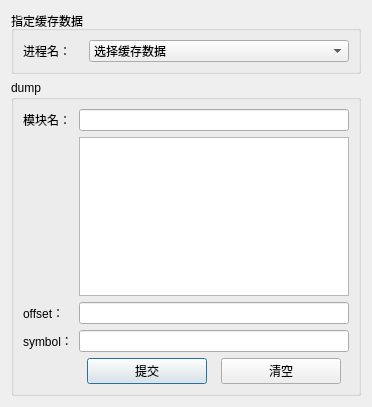
<?xml version="1.0" encoding="UTF-8"?>
<ui version="4.0">
 <class>Dialog</class>
 <widget class="QDialog" name="Dialog">
  <property name="geometry">
   <rect>
    <x>0</x>
    <y>0</y>
    <width>372</width>
    <height>407</height>
   </rect>
  </property>
  <property name="windowTitle">
   <string>stalker</string>
  </property>
  <layout class="QGridLayout" name="gridLayout_3">
   <item row="0" column="0">
    <widget class="QGroupBox" name="groupBox">
     <property name="title">
      <string>指定缓存数据</string>
     </property>
     <layout class="QGridLayout" name="gridLayout">
      <item row="0" column="0">
       <widget class="QLabel" name="label_5">
        <property name="maximumSize">
         <size>
          <width>60</width>
          <height>16777215</height>
         </size>
        </property>
        <property name="text">
         <string>进程名：</string>
        </property>
       </widget>
      </item>
      <item row="0" column="1">
       <widget class="QComboBox" name="cmbPackage">
        <item>
         <property name="text">
          <string>选择缓存数据</string>
         </property>
        </item>
       </widget>
      </item>
     </layout>
    </widget>
   </item>
   <item row="1" column="0">
    <widget class="QGroupBox" name="groupBox_2">
     <property name="title">
      <string>dump</string>
     </property>
     <layout class="QGridLayout" name="gridLayout_2">
      <item row="0" column="0">
       <widget class="QLabel" name="label_3">
        <property name="text">
         <string>模块名：</string>
        </property>
       </widget>
      </item>
      <item row="2" column="0">
       <widget class="QLabel" name="label_2">
        <property name="text">
         <string>offset：</string>
        </property>
       </widget>
      </item>
      <item row="2" column="1">
       <widget class="QLineEdit" name="txtOffset"/>
      </item>
      <item row="3" column="0">
       <widget class="QLabel" name="label">
        <property name="text">
         <string>symbol：</string>
        </property>
       </widget>
      </item>
      <item row="4" column="1">
       <layout class="QHBoxLayout" name="horizontalLayout">
        <item>
         <widget class="QPushButton" name="btnSubmit">
          <property name="maximumSize">
           <size>
            <width>120</width>
            <height>16777215</height>
           </size>
          </property>
          <property name="text">
           <string>提交</string>
          </property>
         </widget>
        </item>
        <item>
         <widget class="QPushButton" name="btnClear">
          <property name="maximumSize">
           <size>
            <width>120</width>
            <height>16777215</height>
           </size>
          </property>
          <property name="text">
           <string>清空</string>
          </property>
         </widget>
        </item>
       </layout>
      </item>
      <item row="0" column="1">
       <widget class="QLineEdit" name="txtModule"/>
      </item>
      <item row="1" column="1">
       <widget class="QListWidget" name="listModule"/>
      </item>
      <item row="3" column="1">
       <widget class="QLineEdit" name="txtSymbol"/>
      </item>
     </layout>
    </widget>
   </item>
  </layout>
 </widget>
 <resources/>
 <connections/>
</ui>
